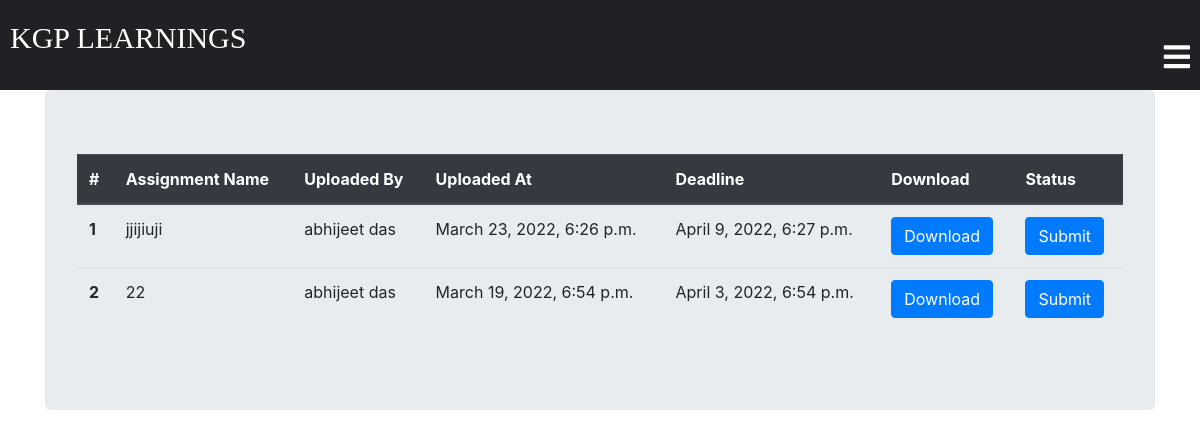
/classroom/class_assignment/ (signed in), run on an earlier commit of the app's database.
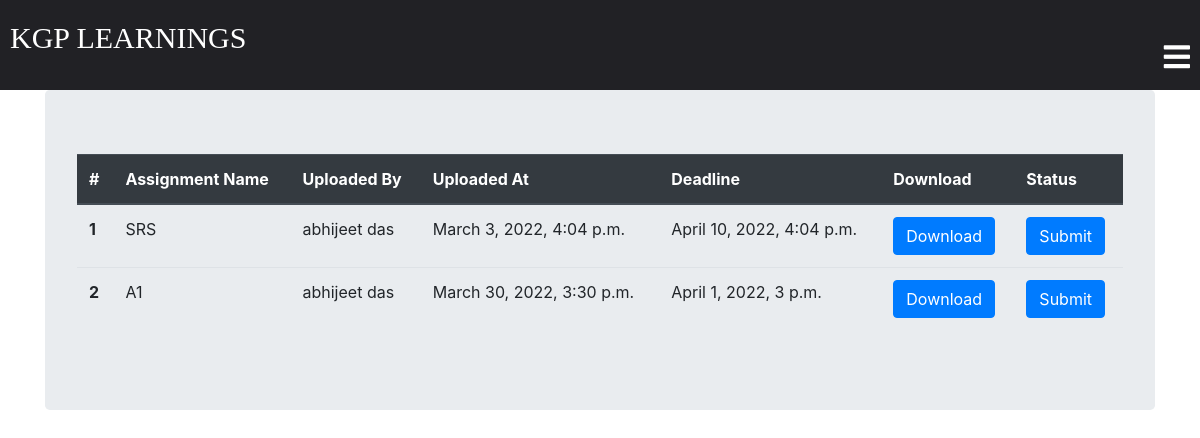
And on a later commit of the database.
### classroom/models.py (models this page shows, shortened)
class ClassAssignment(models.Model):
    student = models.ManyToManyField(
        Student, related_name='student_assignment')
    Deadline = models.DateTimeField(auto_now=False, null=True)
    PublishedAt = models.DateTimeField(auto_now=False, null=True)
    assignment = models.FileField(upload_to='assignments')
    created_at = models.DateTimeField(auto_now=True)
    assignment_name = models.CharField(max_length=250)
    teacher = models.ForeignKey(
        Teacher, related_name='teacher_assignment', on_delete=models.CASCADE)
    class Meta:
        ordering = ['-created_at']

class Teacher(models.Model):
    user = models.OneToOneField(
        User, on_delete=models.CASCADE, primary_key=True, related_name='Teacher')
    teacher_profile_pic = models.ImageField(
        upload_to="classroom/teacher_profile_pic", blank=True)
    subject_name = models.CharField(max_length=250)
    email = models.EmailField(max_length=254)
    name = models.CharField(max_length=250)
    class_students = models.ManyToManyField(Student, through="StudentsInClass")
    phone = models.IntegerField()
    def __str__(self):
        return self.name

### classroom/views.py (the view)
# urls.py: path('class_assignment/',views.class_assignment,name="class_assignment"),
@login_required
def class_assignment(request):
    template = "class_assignment.html"
    currentDateTime = datetime.datetime.now()
    student = request.user.Student
    assignments = SubmitAssignment.objects.filter(student=student)
    assignment_list = [x.submitted_assignment for x in assignments]
    return render(request, template, {'student': student, 'assignment_list': assignment_list, 'currentDateTime': currentDateTime})

### template/class_assignment.html
{% extends 'base.html' %}
{% block content %}
<div class="container">
  <div class="jumbotron">
    {% if student.student_assignment.count == 0 %}
    <h2>No assignments Yet</h2>
    {% else %}
    <table class="table">
      <thead class="thead-dark">
        <tr>
          <th scope="col">#</th>
          <th scope="col">Assignment Name</th>
          <th scope="col">Uploaded By</th>
          <th scope="col">Uploaded At</th>
          <th scope="col">Deadline</th>
          <th scope="col">Download</th>
          <th scope="col">Status</th>
        </tr>
      </thead>
      <tbody>
        {% for assignment in student.student_assignment.all %}
          {% if assignment.PublishedAt.date <= currentDateTime.date and assignment.PublishedAt.time <= currentDateTime.time %}
          <tr>
            <th scope="row">{{ forloop.counter }}</th>
            <td>{{ assignment.assignment_name }}</td>
            <td>{{ assignment.teacher }}</td>
            <td>{{ assignment.PublishedAt }}</td>
            <td>{{ assignment.Deadline }}</td>
            <td><a href="{{ assignment.assignment.url }}" class="btn btn-primary" target="_blank">Download</a></td>
            {% if assignment in assignment_list %}
            <td>Submitted</td>
            {% else %}
            <td><a href="{% url 'classroom:submit_assignment' id=assignment.id %}" class="btn btn-primary">Submit</a></td>
            {% endif %}
            </tr>
            {% endif %}
            {% endfor %}
      </tbody>
    </table>
    {% endif %}
  </div>
</div>
{% endblock %}

What changed in the data, as far as the page shows it:
removed ClassAssignment: assignment_name "jjijiuji", teacher "abhijeet das", PublishedAt "March 23, 2022, 6:26 p.m.", Deadline "April 9, 2022, 6:27 p.m."
removed ClassAssignment: assignment_name "22", teacher "abhijeet das", PublishedAt "March 19, 2022, 6:54 p.m.", Deadline "April 3, 2022, 6:54 p.m."
added ClassAssignment: assignment_name "SRS", teacher "abhijeet das", PublishedAt "March 3, 2022, 4:04 p.m.", Deadline "April 10, 2022, 4:04 p.m."
added ClassAssignment: assignment_name "A1", teacher "abhijeet das", PublishedAt "March 30, 2022, 3:30 p.m.", Deadline "April 1, 2022, 3 p.m."
